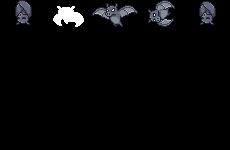

A 2D game scene composited from a Tiled map and its tileset images. What follows is a short description and the map's XML, with every tile layer's data as written:
An orthogonal 5x5 tile map with 46x30 px tiles, 1 tile layer (Capa de Patrones 1).

<map version="1.0" orientation="orthogonal" renderorder="right-down" width="5" height="5" tilewidth="46" tileheight="30" nextobjectid="1">
 <tileset firstgid="1" name="Idle (46x30)" tilewidth="46" tileheight="30" tilecount="60" columns="12">
  <image source="Sprite_bat.png" width="552" height="150" />
  <tile id="0">
   <properties>
    <property name="rest" value="" />
   </properties>
   <animation>
    <frame tileid="0" duration="100" />
    <frame tileid="1" duration="100" />
    <frame tileid="2" duration="100" />
    <frame tileid="3" duration="100" />
    <frame tileid="4" duration="100" />
    <frame tileid="5" duration="100" />
    <frame tileid="6" duration="100" />
    <frame tileid="7" duration="100" />
    <frame tileid="8" duration="100" />
    <frame tileid="9" duration="100" />
    <frame tileid="10" duration="100" />
    <frame tileid="11" duration="100" />
   </animation>
  </tile>
  <tile id="12">
   <properties>
    <property name="die" value="" />
   </properties>
   <animation>
    <frame tileid="12" duration="100" />
    <frame tileid="13" duration="100" />
    <frame tileid="14" duration="100" />
    <frame tileid="15" duration="100" />
    <frame tileid="16" duration="100" />
   </animation>
  </tile>
  <tile id="24">
   <properties>
    <property name="idle" value="" />
   </properties>
   <animation>
    <frame tileid="24" duration="100" />
    <frame tileid="25" duration="100" />
    <frame tileid="26" duration="100" />
    <frame tileid="27" duration="100" />
    <frame tileid="28" duration="100" />
    <frame tileid="29" duration="100" />
    <frame tileid="30" duration="100" />
   </animation>
  </tile>
  <tile id="36">
   <animation>
    <frame tileid="36" duration="100" />
    <frame tileid="37" duration="100" />
    <frame tileid="38" duration="100" />
    <frame tileid="39" duration="100" />
    <frame tileid="40" duration="100" />
    <frame tileid="41" duration="100" />
    <frame tileid="42" duration="100" />
   </animation>
  </tile>
  <tile id="48">
   <animation>
    <frame tileid="48" duration="100" />
    <frame tileid="49" duration="100" />
    <frame tileid="50" duration="100" />
    <frame tileid="51" duration="100" />
    <frame tileid="52" duration="100" />
    <frame tileid="53" duration="100" />
    <frame tileid="54" duration="100" />
   </animation>
  </tile>
 </tileset>
 <layer name="Capa de Patrones 1" width="5" height="5">
  <data encoding="csv">
1,13,25,49,37,
0,0,0,0,0,
0,0,0,0,0,
0,0,0,0,0,
0,0,0,0,0
</data>
 </layer>
</map>